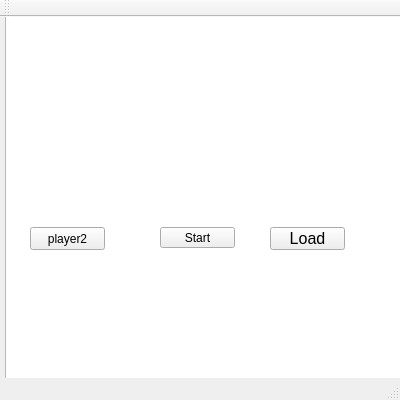
<?xml version="1.0" encoding="UTF-8"?>
<ui version="4.0">
 <class>MainWindow</class>
 <widget class="QMainWindow" name="MainWindow">
  <property name="geometry">
   <rect>
    <x>0</x>
    <y>0</y>
    <width>400</width>
    <height>400</height>
   </rect>
  </property>
  <property name="windowTitle">
   <string>MainWindow</string>
  </property>
  <widget class="QWidget" name="centralWidget">
   <widget class="QGraphicsView" name="lolita">
    <property name="geometry">
     <rect>
      <x>5</x>
      <y>-20</y>
      <width>400</width>
      <height>421</height>
     </rect>
    </property>
   </widget>
   <widget class="QPushButton" name="pushButton">
    <property name="geometry">
     <rect>
      <x>160</x>
      <y>210</y>
      <width>75</width>
      <height>21</height>
     </rect>
    </property>
    <property name="text">
     <string>Start</string>
    </property>
   </widget>
   <widget class="QPushButton" name="pushButton_3">
    <property name="geometry">
     <rect>
      <x>30</x>
      <y>210</y>
      <width>75</width>
      <height>23</height>
     </rect>
    </property>
    <property name="text">
     <string>player2</string>
    </property>
   </widget>
   <widget class="QLabel" name="label">
    <property name="geometry">
     <rect>
      <x>0</x>
      <y>-10</y>
      <width>441</width>
      <height>371</height>
     </rect>
    </property>
    <property name="text">
     <string/>
    </property>
    <property name="pixmap">
     <pixmap resource="juegokawai.qrc">:/imagen buena.png</pixmap>
    </property>
   </widget>
   <widget class="QPushButton" name="load">
    <property name="geometry">
     <rect>
      <x>270</x>
      <y>210</y>
      <width>75</width>
      <height>23</height>
     </rect>
    </property>
    <property name="font">
     <font>
      <pointsize>12</pointsize>
     </font>
    </property>
    <property name="text">
     <string>Load</string>
    </property>
   </widget>
   <zorder>lolita</zorder>
   <zorder>label</zorder>
   <zorder>pushButton</zorder>
   <zorder>pushButton_3</zorder>
   <zorder>load</zorder>
  </widget>
  <widget class="QMenuBar" name="menuBar">
   <property name="geometry">
    <rect>
     <x>0</x>
     <y>0</y>
     <width>400</width>
     <height>21</height>
    </rect>
   </property>
  </widget>
  <widget class="QToolBar" name="mainToolBar">
   <attribute name="toolBarArea">
    <enum>TopToolBarArea</enum>
   </attribute>
   <attribute name="toolBarBreak">
    <bool>false</bool>
   </attribute>
  </widget>
  <widget class="QStatusBar" name="statusBar"/>
 </widget>
 <layoutdefault spacing="6" margin="11"/>
 <resources>
  <include location="juegokawai.qrc"/>
 </resources>
 <connections/>
</ui>
